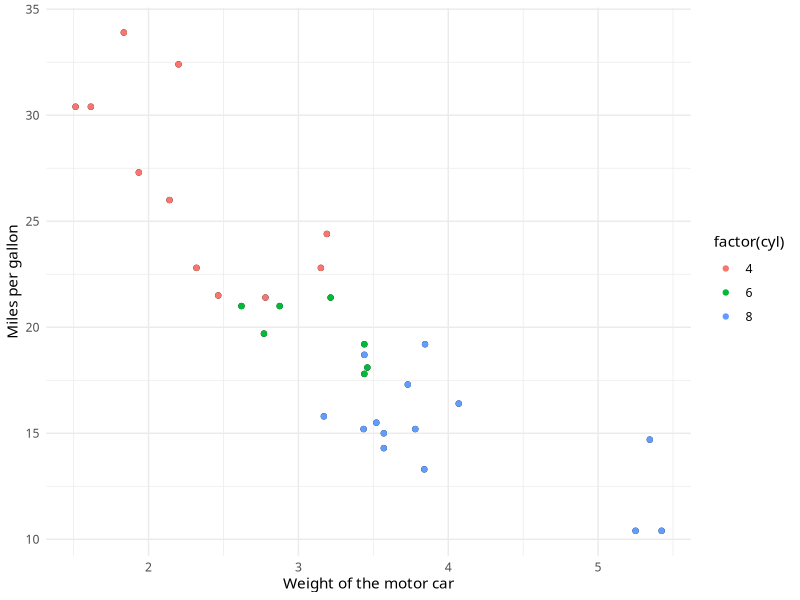

Write the R code that produced this figure.
library(ggplot2)
library(tidyverse)


p <- ggplot(mtcars, aes(wt, mpg))
p <- p + geom_point()
p <- p + geom_point(aes(colour = factor(cyl)))
p <- p + xlab("Weight of the motor car")
p <- p + ylab("Miles per gallon")
p <- p + theme_minimal(base_family = "helveticaregular")

saveRDS(p, file = "graph_example.rds")